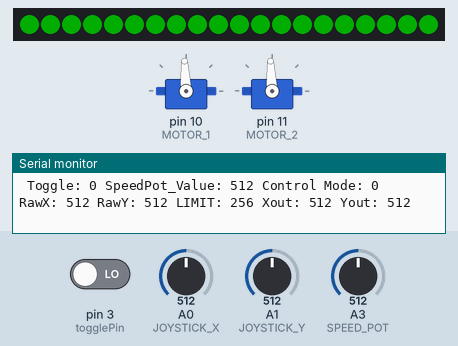
This sketch was run on a simulated Arduino Uno, built with avr-gcc and run on an emulated ATmega328P. On the bench: 2 × servo, 20 RGB LEDs in strip order, left to right, the last lines printed to the serial monitor. The test bench sets the inputs (shaded band); at power-on: A0 (JOYSTICK_X) = 512, A1 (JOYSTICK_Y) = 512, A3 (SPEED_POT) = 512, pin 3 (togglePin) LOW. Dim RGB values are drawn brighter than linear.

Above: at 1.7 s.
1.8 s: A0 (JOYSTICK_X) set to 716
At 3.1 s:
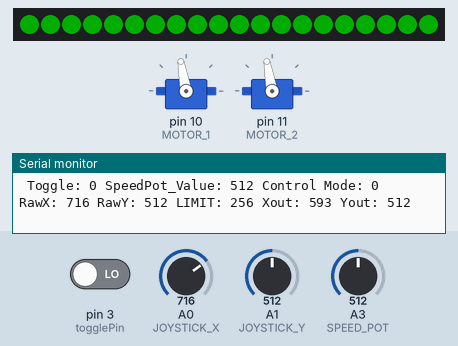
3.4 s: A1 (JOYSTICK_Y) set to 565
6.4 s: A1 (JOYSTICK_Y) set to 586
7.9 s: A0 (JOYSTICK_X) set to 122
At 8.6 s:
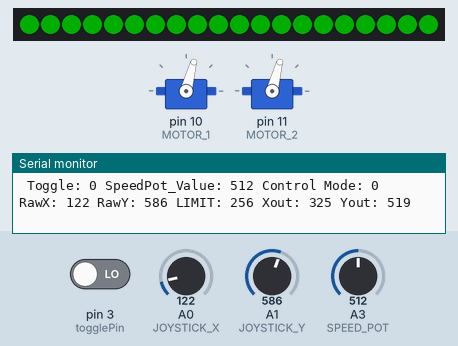
9.4 s: A3 (SPEED_POT) set to 1023
At 10.2 s:
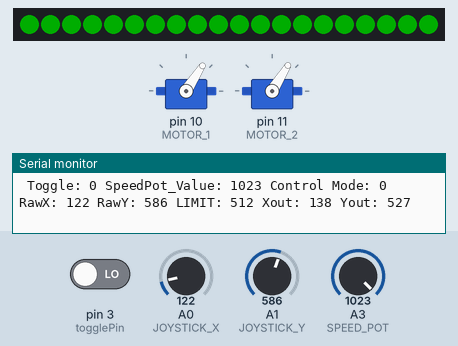
10.9 s: A1 (JOYSTICK_Y) set to 716
At 11.9 s:
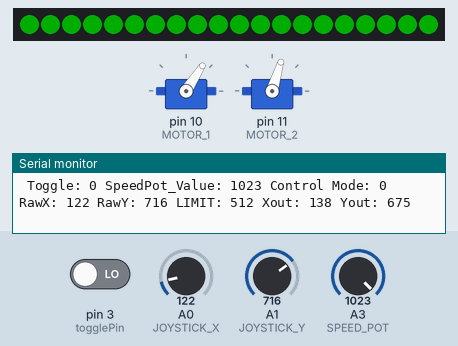
Timing chart, 0 to 13.4 s (numbered marks = the images above; inputs shaded):
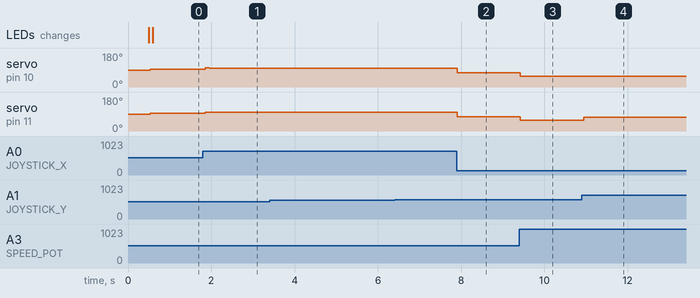

Measured:
- after the input at 1.8 s, servo on pin 10 (MOTOR_1): 93° → 101° after 0.06 s, → 100° 0.09 s later; servo on pin 11 (MOTOR_2): 93° → 100° after 0.06 s
- after the input at 7.9 s, servo on pin 10 (MOTOR_1), servo on pin 11 (MOTOR_2): 100° → 75° at once
- after the input at 9.4 s, servo on pin 10 (MOTOR_1): 75° → 57° at once; servo on pin 11 (MOTOR_2): 75° → 58° at once
- after the input at 10.9 s, servo on pin 11 (MOTOR_2): 58° → 73° at once

The sketch:

goBabyGo2025_new2.0_20260105111551_copy_20260107125401.ino
```cpp
// Otto's wheelchair code // in progress

#include <Servo.h>

#include <Adafruit_NeoPixel.h>
#define LED_PIN 6
#define LED_COUNT 20
Adafruit_NeoPixel strip(LED_COUNT, LED_PIN, NEO_GRB + NEO_KHZ800);

enum controlMode {childControl, parentControl};
controlMode driveMode = childControl;
boolean SPEED_POTENTIOMETER = true;

// Invert one or two of the motors
boolean INVERT_1
 = true;
boolean INVERT_2 = false;
//boolean INVERT_2 = false;
//boolean INVERT_1 = true;

// Constants
int SPEED_LIMIT = 512; // Between 0-512, recomended 256 for talon SR's and wild thing motors

Servo servo;

int DEADBAND = 60; //150  // changed from 60
int DEADBAND_RC = 60;
int RAMPING = 1;
int REVERSE_PULSE    = 1000; // Talon SR is 1000
int FORWARD_PULSE    = 2000; // Talon SR is 2000

// Pins
// check pins
int JOYSTICK_X = A0;
int JOYSTICK_Y = A1;
int MOTOR_1    = 10;
int MOTOR_2    = 11;     // SWITCHED FROM 3 TO 11
int SPEED_POT  = A3;
int turnPin = 4;  // ch1
int throttlePin = 5;  // ch2
int togglePin = 3;  // ch3

int invertStickX = 1;
int invertStickY = 1;// comment

// Debug Over Serial - Requires a FTDI cable
boolean DEBUG = true;

// -----Don't Mess With Anything Past This Line-----

Servo motor1;
Servo motor2;

void setup() {
  while (!Serial);  // required for Flora & Micro
  delay(500);
  Serial.begin(115200);
  pinMode(JOYSTICK_X, INPUT);
  pinMode(JOYSTICK_Y, INPUT);
  pinMode(turnPin, INPUT);
  pinMode(throttlePin, INPUT);
  pinMode(togglePin, INPUT);
  motor1.attach(MOTOR_1);
  motor2.attach(MOTOR_2);
  if(SPEED_POTENTIOMETER){ pinMode(SPEED_POT, INPUT);}

//  if(DEBUG) Serial.begin(9600);
  Serial.println( F("OK!") );

// Light code
  strip.begin();
  strip.show(); //sets all pixels to off
}

void loop() {
  // int pulse_turn = pulseIn(turnPin, HIGH, 30000);
  // int pulse_throttle = pulseIn(throttlePin, HIGH, 30000);
  int pulse_toggle = pulseIn(togglePin, HIGH, 30000);

  // push values to serial monitor
  debug("Toggle", pulse_toggle);
  debug("SpeedPot_Value", analogRead(SPEED_POT));

   // chooses driveMode
   if(pulse_toggle < 1500){
    driveMode = childControl;
   }
   else{
    driveMode = parentControl;
   }

  if(driveMode == childControl){

    debug("Control Mode", driveMode);

    //Read from the joystick
    int x = invertStickX * analogRead(JOYSTICK_X);
    int y = invertStickY * analogRead(JOYSTICK_Y);
    debug("RawX", x);
    debug("RawY", y);

    //Zero values within deadband
    if(abs(512-x)<DEADBAND) x = 512;
    if(abs(512-y)<DEADBAND) y = 512;

    //Map values outside deadband to inside deadband
    if(x>512) x = map(x, 512+DEADBAND, 1023, 512, 1023);
    else if (x<512) x = map(x, 0, 512-DEADBAND, 0, 512);
    if(y>512) y = map(y, 512+DEADBAND, 1023, 512, 1023);
    else if(y<512) y = map(y, 0, 512-DEADBAND, 0, 512);

    //Establish a speed limit
    int limit = SPEED_LIMIT;
    if(SPEED_POTENTIOMETER) limit = map(analogRead(SPEED_POT), 0, 1023, 0, SPEED_LIMIT);
    debug("LIMIT", limit);

    //Map speeds to within speed limit
    x = map(x, 0, 1023, 512-limit, 512+limit);
    y = map(y, 0, 1023, 512-limit, 512+limit);
    debug("Xout", x);
    debug("Yout", y);

    int moveValue = 0;
    moveValue = y - 512;

    int rotateValue = 0;
    rotateValue = x - 512;

    arcadeDrive(moveValue, rotateValue);

    debugF();
    delay(60); //Make loop run approximately 50hz
  }
  else if( driveMode == parentControl){

    debug("Control Mode", driveMode);

    //Read from the RC
    int x = pulseIn(turnPin, HIGH, 30000);
    int y = pulseIn(throttlePin, HIGH, 30000);
    debug("RawX", x);
    debug("RawY", y);

    //Map values outside deadband to inside deadband
    if(x>1500+DEADBAND_RC) x = map(x, 1500+DEADBAND_RC, 2000, 512, 1023);
    else if (x<1500-DEADBAND_RC) { x = map(x, 950, 1500-DEADBAND_RC, 0, 512); }
    else {x = 512;}
    if(y>1500+DEADBAND_RC) y = map(y, 1500+DEADBAND_RC, 2000, 512, 1023);
    else if(y<1500-DEADBAND_RC) { y = map(y, 950, 1500-DEADBAND_RC, 0, 512); }
    else {y = 512;}

    //Establish a speed limit
    int limit = SPEED_LIMIT;
    if(SPEED_POTENTIOMETER) limit = map(analogRead(SPEED_POT), 0, 1023, 0, SPEED_LIMIT);
    debug("LIMIT", limit);

    //Map speeds to within speed limit
    x = map(x, 0, 1023, 512-limit, 512+limit);
    y = map(y, 0, 1023, 512-limit, 512+limit);
    debug("Xout", x);
    debug("Yout", y);

    int moveValue = 0;
    moveValue = y - 512;

    int rotateValue = 0;
    rotateValue = x - 512;

    arcadeDrive(moveValue, rotateValue);

    debugF();
    delay(60); //Make loop run approximately 50hz

  }
  // Light code
  strip.fill(strip.Color(0, 50, 0));
  strip.show();
}

void arcadeDrive(int moveValue, int rotateValue) {
  int leftMotorSpeed = 0;
  int rightMotorSpeed = 0;

  if (moveValue > 0.0) {
      if (rotateValue > 0.0) {
        leftMotorSpeed = moveValue - rotateValue;
        rightMotorSpeed = max(moveValue, rotateValue);
      } else {
        leftMotorSpeed = max(moveValue, -rotateValue);
        rightMotorSpeed = moveValue + rotateValue;
      }
    } else {
      if (rotateValue > 0.0) {
        leftMotorSpeed = -max(-moveValue, rotateValue);
        rightMotorSpeed = moveValue + rotateValue;
      } else {
        leftMotorSpeed = moveValue - rotateValue;
        rightMotorSpeed = -max(-moveValue, -rotateValue);
      }
    }
    drive(map(leftMotorSpeed, -512, 512, 0, 1023), map(rightMotorSpeed, -512, 512, 0, 1023));
}

int prevLeft = 500;
int prevRight = 500;

void drive(int left, int right){
  int speed1 = map(left, 0, 1023, 0, FORWARD_PULSE-REVERSE_PULSE);
  if(speed1>prevLeft+RAMPING) speed1=speed1+RAMPING;
  else if(speed1<prevLeft-RAMPING) speed1=speed1-RAMPING;
  if(INVERT_1) motor1.write(FORWARD_PULSE-speed1);
  else motor1.write(REVERSE_PULSE+speed1);
  prevLeft = speed1;

  int speed2 = map(right, 0, 1023, 0, FORWARD_PULSE-REVERSE_PULSE);
  if(speed2>prevLeft+RAMPING) speed2=speed2+RAMPING;
  else if(speed2<prevLeft-RAMPING) speed2=speed2-RAMPING;
  if(INVERT_2) motor2.write(FORWARD_PULSE-speed2);
  else motor2.write(REVERSE_PULSE+speed2);
  prevRight = speed2;
}

void debug(String s, int value){
  // form of values in the serial monitor comment
  if(DEBUG){
    Serial.print(" ");
    Serial.print(s);
    Serial.print(": ");
    Serial.print(value);
  }
}
void debugF(){
  if(DEBUG){
    Serial.println("");
  }
}
```
